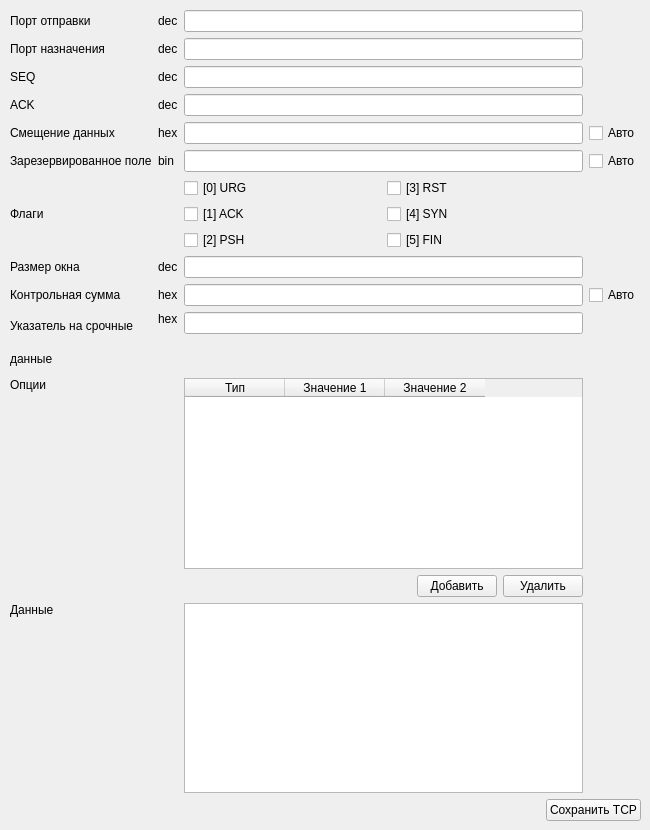
       <widget class="QWidget" name="tab_TCP">
        <attribute name="title">
         <string>TCP</string>
        </attribute>
        <widget class="QWidget" name="layoutWidget">
         <property name="geometry">
          <rect>
           <x>10</x>
           <y>10</y>
           <width>631</width>
           <height>811</height>
          </rect>
         </property>
         <layout class="QGridLayout" name="gridLayout_FieldsTCP">
          <item row="10" column="0">
           <layout class="QVBoxLayout" name="verticalLayout_2">
            <item>
             <widget class="QLabel" name="label_12">
              <property name="text">
               <string>Указатель на срочные</string>
              </property>
             </widget>
            </item>
            <item>
             <widget class="QLabel" name="label_25">
              <property name="text">
               <string>данные</string>
              </property>
             </widget>
            </item>
           </layout>
          </item>
          <item row="8" column="2">
           <widget class="QLineEdit" name="lineEdit_windowSizeTCP"/>
          </item>
          <item row="7" column="0">
           <widget class="QLabel" name="label_7">
            <property name="text">
             <string>Флаги</string>
            </property>
           </widget>
          </item>
          <item row="5" column="0">
           <widget class="QLabel" name="label_5">
            <property name="text">
             <string>Смещение данных</string>
            </property>
           </widget>
          </item>
          <item row="4" column="1">
           <widget class="QLabel" name="label_19">
            <property name="text">
             <string>dec</string>
            </property>
           </widget>
          </item>
          <item row="8" column="0">
           <widget class="QLabel" name="label_8">
            <property name="text">
             <string>Размер окна</string>
            </property>
           </widget>
          </item>
          <item row="5" column="2">
           <widget class="QLineEdit" name="lineEdit_dataOffsetTCP"/>
          </item>
          <item row="6" column="0">
           <widget class="QLabel" name="label_6">
            <property name="text">
             <string>Зарезервированное поле</string>
            </property>
           </widget>
          </item>
          <item row="2" column="1">
           <widget class="QLabel" name="label_17">
            <property name="text">
             <string>dec</string>
            </property>
           </widget>
          </item>
          <item row="1" column="1">
           <widget class="QLabel" name="label_16">
            <property name="text">
             <string>dec</string>
            </property>
           </widget>
          </item>
          <item row="5" column="3">
           <widget class="QCheckBox" name="checkBox_autoDataOffsetTCP">
            <property name="sizePolicy">
             <sizepolicy hsizetype="Fixed" vsizetype="Fixed">
              <horstretch>0</horstretch>
              <verstretch>0</verstretch>
             </sizepolicy>
            </property>
            <property name="text">
             <string>Авто</string>
            </property>
           </widget>
          </item>
          <item row="12" column="0">
           <widget class="QLabel" name="label_14">
            <property name="text">
             <string>Данные</string>
            </property>
            <property name="alignment">
             <set>Qt::AlignLeading|Qt::AlignLeft|Qt::AlignTop</set>
            </property>
           </widget>
          </item>
          <item row="10" column="1">
           <widget class="QLabel" name="label_24">
            <property name="text">
             <string>hex</string>
            </property>
            <property name="alignment">
             <set>Qt::AlignLeading|Qt::AlignLeft|Qt::AlignTop</set>
            </property>
           </widget>
          </item>
          <item row="6" column="1">
           <widget class="QLabel" name="label_21">
            <property name="text">
             <string>bin</string>
            </property>
           </widget>
          </item>
          <item row="13" column="0" colspan="4">
           <layout class="QHBoxLayout" name="horizontalLayout">
            <item>
             <spacer name="horizontalSpacer_2">
              <property name="orientation">
               <enum>Qt::Horizontal</enum>
              </property>
              <property name="sizeHint" stdset="0">
               <size>
                <width>40</width>
                <height>20</height>
               </size>
              </property>
             </spacer>
            </item>
            <item>
             <widget class="QPushButton" name="pushButton_saveTCP">
              <property name="text">
               <string>Сохранить TCP</string>
              </property>
             </widget>
            </item>
           </layout>
          </item>
          <item row="1" column="2">
           <widget class="QLineEdit" name="lineEdit_srcPortTCP"/>
          </item>
          <item row="1" column="0">
           <widget class="QLabel" name="label">
            <property name="text">
             <string>Порт отправки</string>
            </property>
           </widget>
          </item>
          <item row="6" column="2">
           <widget class="QLineEdit" name="lineEdit_reservedTCP"/>
          </item>
          <item row="11" column="2">
           <layout class="QGridLayout" name="gridLayout_2">
            <item row="0" column="0" colspan="3">
             <widget class="QTableWidget" name="tableWidget_optionsTCP">
              <property name="toolTip">
               <string>&lt;html&gt;&lt;head/&gt;&lt;body&gt;&lt;font face=&quot;Courier New&quot;&gt;&lt;p&gt;EOL ........ | --- | --- |&lt;/p&gt;&lt;p&gt;NOP ........ | --- | --- |&lt;/p&gt;&lt;p&gt;SAckOK ..... | --- | --- |&lt;/p&gt;&lt;p&gt;AltChkSumOpt | --- | --- |&lt;/p&gt;&lt;p&gt;Mood ....... | str | --- |&lt;/p&gt;&lt;p&gt;MSS ........ | int | --- |&lt;/p&gt;&lt;p&gt;UTO ........ | int | --- |&lt;/p&gt;&lt;p&gt;WScale ..... | int | --- |&lt;/p&gt;&lt;p&gt;SAck ....... | int | int |&lt;/p&gt;&lt;p&gt;Timestamp .. | int | int |&lt;/p&gt;&lt;p&gt;AltChkSum .. | int | int |&lt;/p&gt;&lt;p&gt;TFO ........ | int | int |&lt;/p&gt;&lt;/font&gt;&lt;/body&gt;&lt;/html&gt;</string>
              </property>
              <property name="editTriggers">
               <set>QAbstractItemView::DoubleClicked</set>
              </property>
              <column>
               <property name="text">
                <string>Тип</string>
               </property>
              </column>
              <column>
               <property name="text">
                <string>Значение 1</string>
               </property>
              </column>
              <column>
               <property name="text">
                <string>Значение 2</string>
               </property>
              </column>
             </widget>
            </item>
            <item row="1" column="0">
             <spacer name="horizontalSpacer_12">
              <property name="orientation">
               <enum>Qt::Horizontal</enum>
              </property>
              <property name="sizeHint" stdset="0">
               <size>
                <width>40</width>
                <height>20</height>
               </size>
              </property>
             </spacer>
            </item>
            <item row="1" column="2">
             <widget class="QPushButton" name="pushButton_deleteOptionTCP">
              <property name="text">
               <string>Удалить</string>
              </property>
             </widget>
            </item>
            <item row="1" column="1">
             <widget class="QPushButton" name="pushButton_addOptionTCP">
              <property name="text">
               <string>Добавить</string>
              </property>
             </widget>
            </item>
           </layout>
          </item>
          <item row="4" column="0">
           <widget class="QLabel" name="label_4">
            <property name="text">
             <string>ACK</string>
            </property>
           </widget>
          </item>
          <item row="9" column="1">
           <widget class="QLabel" name="label_23">
            <property name="text">
             <string>hex</string>
            </property>
           </widget>
          </item>
          <item row="12" column="2">
           <widget class="QPlainTextEdit" name="plainTextEdit_dataTCP"/>
          </item>
          <item row="9" column="2">
           <widget class="QLineEdit" name="lineEdit_checksumTCP"/>
          </item>
          <item row="2" column="2">
           <widget class="QLineEdit" name="lineEdit_dstPortTCP"/>
          </item>
          <item row="8" column="1">
           <widget class="QLabel" name="label_22">
            <property name="text">
             <string>dec</string>
            </property>
           </widget>
          </item>
          <item row="5" column="1">
           <widget class="QLabel" name="label_20">
            <property name="text">
             <string>hex</string>
            </property>
           </widget>
          </item>
          <item row="3" column="2">
           <widget class="QLineEdit" name="lineEdit_seqTCP"/>
          </item>
          <item row="2" column="0">
           <widget class="QLabel" name="label_2">
            <property name="text">
             <string>Порт назначения</string>
            </property>
           </widget>
          </item>
          <item row="6" column="3">
           <widget class="QCheckBox" name="checkBox_autoReservedTCP">
            <property name="text">
             <string>Авто</string>
            </property>
           </widget>
          </item>
          <item row="10" column="2">
           <layout class="QVBoxLayout" name="verticalLayout_3">
            <item>
             <widget class="QLineEdit" name="lineEdit_urgentPointerTCP"/>
            </item>
            <item>
             <spacer name="verticalSpacer_2">
              <property name="orientation">
               <enum>Qt::Vertical</enum>
              </property>
              <property name="sizeHint" stdset="0">
               <size>
                <width>20</width>
                <height>40</height>
               </size>
              </property>
             </spacer>
            </item>
           </layout>
          </item>
          <item row="11" column="0">
           <widget class="QLabel" name="label_13">
            <property name="sizePolicy">
             <sizepolicy hsizetype="Preferred" vsizetype="Preferred">
              <horstretch>0</horstretch>
              <verstretch>0</verstretch>
             </sizepolicy>
            </property>
            <property name="text">
             <string>Опции</string>
            </property>
            <property name="alignment">
             <set>Qt::AlignLeading|Qt::AlignLeft|Qt::AlignTop</set>
            </property>
           </widget>
          </item>
          <item row="9" column="3">
           <widget class="QCheckBox" name="checkBox_autoChecksumTCP">
            <property name="text">
             <string>Авто</string>
            </property>
           </widget>
          </item>
          <item row="9" column="0">
           <widget class="QLabel" name="label_9">
            <property name="text">
             <string>Контрольная сумма</string>
            </property>
           </widget>
          </item>
          <item row="4" column="2">
           <widget class="QLineEdit" name="lineEdit_ackTCP"/>
          </item>
          <item row="3" column="0">
           <widget class="QLabel" name="label_3">
            <property name="text">
             <string>SEQ</string>
            </property>
           </widget>
          </item>
          <item row="3" column="1">
           <widget class="QLabel" name="label_18">
            <property name="text">
             <string>dec</string>
            </property>
           </widget>
          </item>
          <item row="7" column="2">
           <layout class="QGridLayout" name="gridLayout_Flags">
            <item row="3" column="1">
             <widget class="QCheckBox" name="checkBox_finTCP">
              <property name="text">
               <string>[5] FIN</string>
              </property>
             </widget>
            </item>
            <item row="3" column="0">
             <widget class="QCheckBox" name="checkBox_pshTCP">
              <property name="text">
               <string>[2] PSH</string>
              </property>
             </widget>
            </item>
            <item row="0" column="0">
             <widget class="QCheckBox" name="checkBox_urgTCP">
              <property name="text">
               <string>[0] URG</string>
              </property>
             </widget>
            </item>
            <item row="1" column="0">
             <widget class="QCheckBox" name="checkBox_ackTCP">
              <property name="text">
               <string>[1] ACK</string>
              </property>
             </widget>
            </item>
            <item row="0" column="1">
             <widget class="QCheckBox" name="checkBox_rstTCP">
              <property name="text">
               <string>[3] RST</string>
              </property>
             </widget>
            </item>
            <item row="1" column="1">
             <widget class="QCheckBox" name="checkBox_synTCP">
              <property name="text">
               <string>[4] SYN</string>
              </property>
             </widget>
            </item>
           </layout>
          </item>
         </layout>
        </widget>
       </widget>
